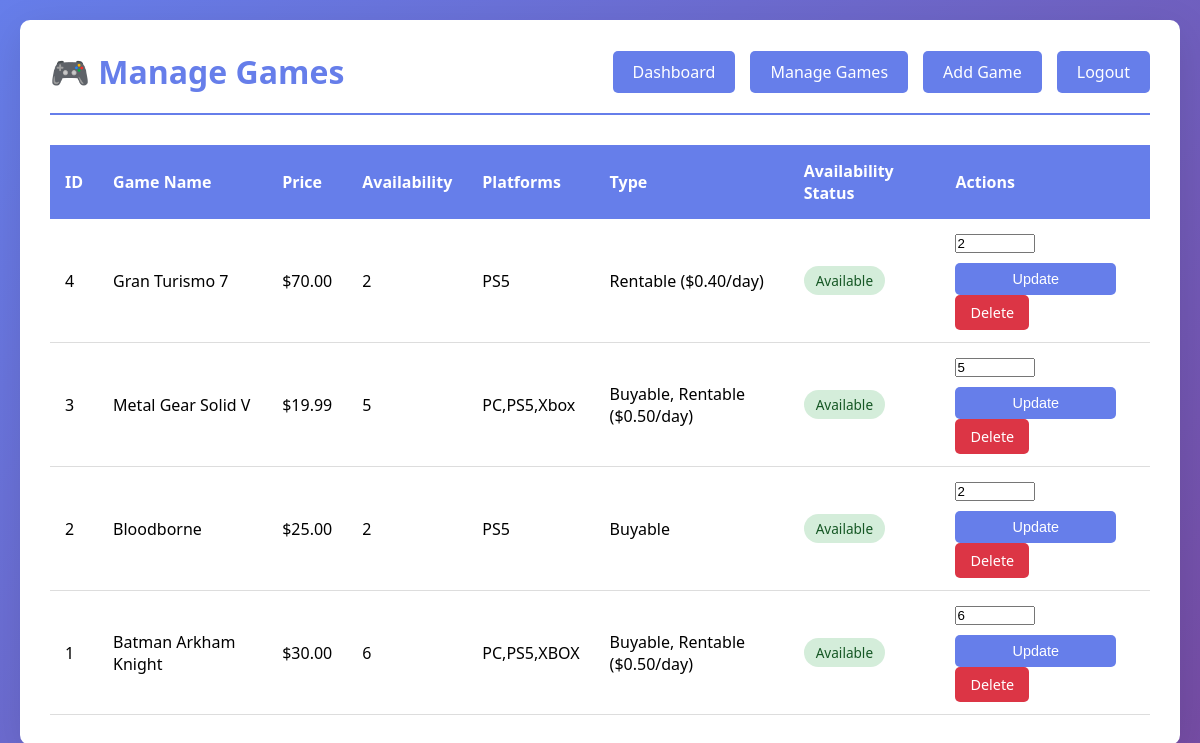
Screenshot of /admin/manage_games.php (signed in) with the database file from the repository.
### tables this page shows
CREATE TABLE `rentableproduct` (
  `ProductID` int(11) NOT NULL,
  `DailyFee` decimal(10,2) NOT NULL,
  `LateFee` decimal(10,2) NOT NULL
);

CREATE TABLE `product` (
  `ProductID` int(11) NOT NULL,
  `SellerID` int(11) NOT NULL,
  `ProductName` varchar(150) NOT NULL,
  `Description` text DEFAULT NULL,
  `Price` decimal(10,2) DEFAULT NULL,
  `Availability` int(11) NOT NULL DEFAULT 0
);

### admin/manage_games.php (the view, shortened to what this page needs)
<?php
require_once '../config.php';
$products = $conn->query("
    SELECT p.*, p.Availability,
           GROUP_CONCAT(DISTINCT pp.Platform) as Platforms,
           pi.ImageURL,
           CASE WHEN b.ProductID IS NOT NULL THEN 1 ELSE 0 END as IsBuyable,
           CASE WHEN r.ProductID IS NOT NULL THEN 1 ELSE 0 END as IsRentable,
           r.DailyFee, r.LateFee
    FROM Product p
    LEFT JOIN ProductPlatform pp ON p.ProductID = pp.ProductID
    LEFT JOIN ProductImage pi ON p.ProductID = pi.ProductID
    LEFT JOIN BuyableProduct b ON p.ProductID = b.ProductID
    LEFT JOIN RentableProduct r ON p.ProductID = r.ProductID
    GROUP BY p.ProductID
    ORDER BY p.ProductID DESC
");
?>
<!DOCTYPE html>
<html lang="en">
<head>
    <link rel="stylesheet" href="../css/styles.css">
</head>
<body>
    <div class="container">
        <div class="header">
            <h1>🎮 Manage Games</h1>
            <div class="nav">
                <a href="dashboard.php">Dashboard</a>
                <a href="manage_games.php">Manage Games</a>
                <a href="add_game.php">Add Game</a>
                <a href="../logout.php">Logout</a>
            </div>
        </div>
        <div class="table-container">
            <table>
                <thead>
                    <tr>
                        <th>ID</th>
                        <th>Game Name</th>
                        <th>Price</th>
                        <th>Availability</th>
                        <th>Platforms</th>
                        <th>Type</th>
                        <th>Availability Status</th>
                        <th>Actions</th>
                    </tr>
                </thead>
                <tbody>
                    <?php if ($products->num_rows > 0): ?>
                        <?php while ($product = $products->fetch_assoc()): ?>
                            <tr>
                                <td><?php echo $product['ProductID']; ?></td>
                                <td><?php echo htmlspecialchars($product['ProductName']); ?></td>
                                <td>$<?php echo number_format($product['Price'], 2); ?></td>
                                <td><?php echo intval($product['Availability']); ?></td>
                                <td><?php echo htmlspecialchars($product['Platforms']); ?></td>
                                <td>
                                    <?php
                                    $types = [];
                                    if ($product['IsBuyable']) $types[] = 'Buyable';
                                    if ($product['IsRentable']) $types[] = 'Rentable ($' . $product['DailyFee'] . '/day)';
                                    echo implode(', ', $types);
                                    ?>
                                </td>
                                <td>
                                    <?php if (isset($product['Availability']) && $product['Availability'] > 0): ?>
                                        <span class="status-badge status-available">Available</span>
                                    <?php else: ?>
                                        <span class="status-badge status-sold">Unavailable</span>
                                    <?php endif; ?>
                                </td>
                                <td>
                                    <form method="POST" style="display:inline-block; margin-right:8px;">
                                        <input type="number" name="availability" min="0" value="<?php echo intval($product['Availability']); ?>" style="width:80px;">
                                        <button type="submit" name="update_availability" class="btn btn-primary btn-small">Update</button>
                                    </form>
                                    <a href="?delete=<?php echo $product['ProductID']; ?>"
                                       onclick="return confirm('Are you sure you want to delete this game?')"
                                       class="btn btn-danger btn-small">Delete</a>
                                </td>
                            </tr>
                        <?php endwhile; ?>
                    <?php else: ?>
                        <tr>
                            <td colspan="8" style="text-align: center;">No games found</td>
                        </tr>
                    <?php endif; ?>
                </tbody>
            </table>
        </div>
    </div>
</body>
</html>

### css/styles.css (style rules this page uses)
* { margin: 0; padding: 0; box-sizing: border-box; }
body { font-family: 'Segoe UI', Tahoma, Geneva, Verdana, sans-serif; background: linear-gradient(135deg, #667eea 0%, #764ba2 100%); min-height: 100vh; padding: 20px; }
.container { max-width: 1200px; margin: 0 auto; background: white; padding: 30px; border-radius: 10px; box-shadow: 0 10px 40px rgba(0,0,0,0.1); }
.header { display: flex; justify-content: space-between; align-items: center; margin-bottom: 30px; padding-bottom: 20px; border-bottom: 2px solid #667eea; }
.header h1 { color: #667eea; font-size: 2em; }
.nav { display: flex; gap: 15px; }
.nav a, .btn { padding: 10px 20px; background: #667eea; color: white; text-decoration: none; border-radius: 5px; transition: background 0.3s; border: none; cursor: pointer; display: inline-block; }
.btn-primary { width: 100%; padding: 12px; background: #667eea; color: white; border: none; border-radius: 5px; font-size: 16px; cursor: pointer; margin-top: 10px; }
.table-container { overflow-x: auto; margin-top: 20px; }
table { width: 100%; border-collapse: collapse; background: white; }
table th { background: #667eea; color: white; padding: 15px; text-align: left; }
table td { padding: 12px 15px; border-bottom: 1px solid #ddd; }
.btn-small { flex: 1; padding: 8px 15px; font-size: 0.9em; }
.btn-danger { background: #dc3545; }
.status-badge { display: inline-block; padding: 5px 12px; border-radius: 15px; font-size: 0.85em; font-weight: 500; }
.status-available { background: #d4edda; color: #155724; }

### rows the page displays
rentableproduct: ProductID.ProductID "4", ProductID.ProductName "Gran Turismo 7", ProductID.Price "70.00", ProductID.Availability "2", Platforms "PS5", types "Rentable ($0.40/day)", availability "2"
rentableproduct: ProductID.ProductID "3", ProductID.ProductName "Metal Gear Solid V", ProductID.Price "19.99", ProductID.Availability "5", Platforms "PC,PS5,Xbox", types "Buyable, Rentable ($0.50/day)", availability "5"
product: ProductID "2", ProductName "Bloodborne", Price "25.00", Availability "2", Platforms "PS5", types "Buyable", shows "Available", availability "2"
rentableproduct: ProductID.ProductID "1", ProductID.ProductName "Batman Arkham Knight", ProductID.Price "30.00", ProductID.Availability "6", Platforms "PC,PS5,XBOX", types "Buyable, Rentable ($0.50/day)", availability "6"
